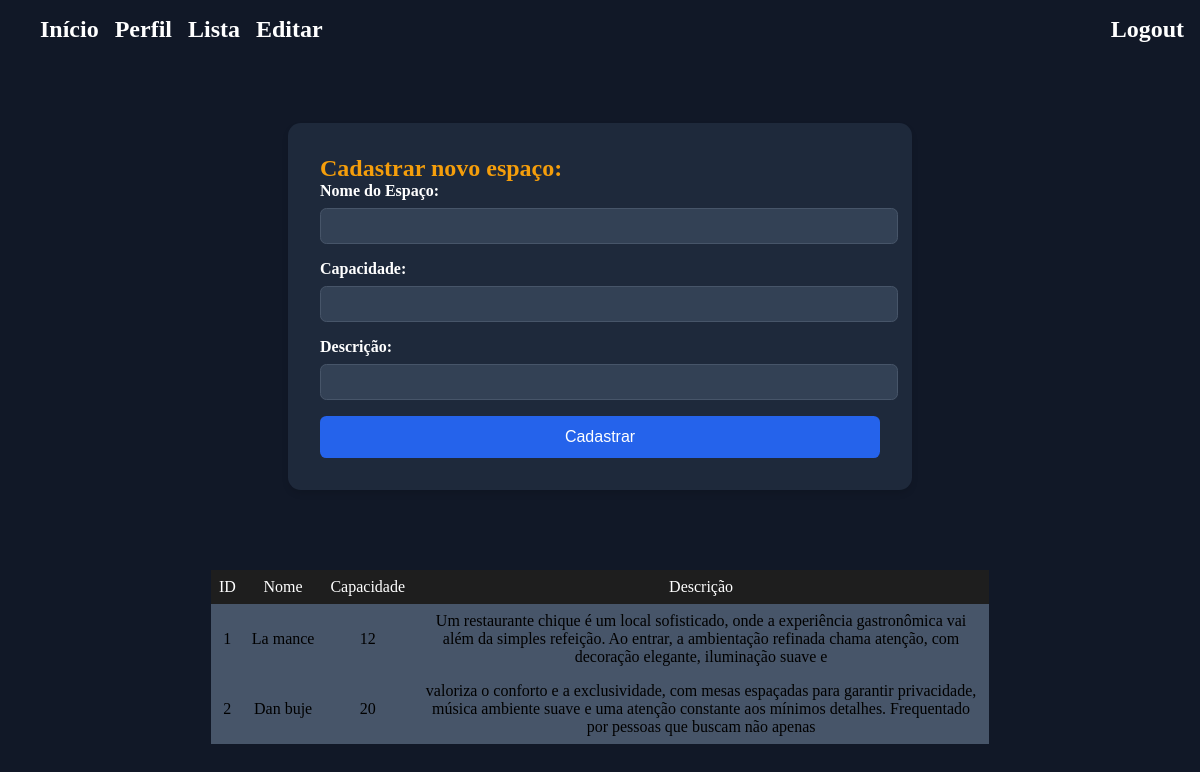
/src/pages/cadastrar-espaco/cadastroPagina.php (signed in), run on the app's committed database.
### tables this page shows
create table espacos(
id int auto_increment primary key,
nome varchar(100) not null,
capacidade int not null,
descricao varchar(200) not null
);

### backend/db/database.php (called while the page is built)
<?php
class Database
{
    private $server = "localhost";
    private $dbnome = "sistema_de_reserva";
    private $user = "root";
    private $password = "";
    public function connect(){
        try {
            $conn = new PDO(
                "mysql:host=" .$this->server . ";dbname=" . $this->dbnome,
                $this->user,
                $this->password
            );
            $conn->setAttribute(PDO::ATTR_ERRMODE,PDO::ERRMODE_EXCEPTION);
            return $conn;
        }   catch (\Exception $th) {
            echo "erro" . $th->getMessage();
        }
    }
}

### backend/controller/userController.php (called while the page is built, shortened)
<?php
include __DIR__ . "/../db/database.php";
class userController{
    private $coon;
    public function __construct(){
        $dbase = new Database();
        $this->coon = $dbase->connect();
    }
    public function listarEspacoCadastrado(){
        try{
            $sql = "SELECT * FROM espacos";
            $db = $this->coon->prepare($sql);
            $db->execute();
            $espacos = $db->fetchAll(PDO::FETCH_ASSOC);
            return $espacos;
        }
        catch (PDOException $e) {
            echo "Erro ao listar espaços: " . $e->getMessage();
        }
    }
    }

### src/pages/cadastrar-espaco/cadastroPagina.php (the view, shortened to what this page needs)
<?php
    include __DIR__ . "/../../../backend/controller/userController.php";
    $controller = new userController();
    $espacos = $controller->listarEspacoCadastrado();
?>
<!DOCTYPE html>
<html lang="en">
<head>
    <link rel="stylesheet" href="./style.css">
</head>
<body>
    <header>
        <div class="H-esquerdo">
        <h2 style="cursor: pointer;"><a href="../home/index.php" style="text-decoration: none; color: white;">Início</a></h2>
            <h2><a style="text-decoration: none;  color:white;" href="../perfil/perfil.php">Perfil</a></h2>
        <h2><a style="text-decoration: none;  color:white;" href="../lista-usuarios/index.php">Lista</a></h2>
        <h2><a style="text-decoration: none;  color:white;" href="../editarEspaco/editarEspaco.php">Editar</a></h2>
        </div>
        <h2><a style="text-decoration: none; color: white;" href="../perfil/logout.php">Logout</a></h2>
    </header>
    <main>
        <div class="cadastroEspaco">
            <form action="../../../backend/router/reservaRouter.php?action=cadastrarEspaco" method="POST">
                <h2>Cadastrar novo espaço:</h2>
                <div class="form-group">
                    <label for="nome">Nome do Espaço:</label>
                    <input type="text" id="nome" name="nome_espaco" required>
                </div>
                <div class="form-group">
                    <label for="nome">Capacidade:</label>
                    <input type="text" id="nome" name="capacidade" required>
                </div>
                <div class="form-group">
                    <label for="nome">Descrição:</label>
                    <input type="text" id="nome" name="descricao" required>
                </div>
                <button type="submit" class="btn">Cadastrar</button>
            </form>
        </div>
        <div class="tabela">
            <table >
                <thead>
                    <tr>
                        <td>ID</td>
                        <td>Nome</td>
                        <td>Capacidade</td>
                        <td>Descrição</td>
                    </tr>
                </thead>
                <tbody>
                    <?php foreach($espacos as $item){
                        echo "
                        <tr>
                            <td data-label='ID:'>{$item['id']}</td>
                            <td data-label='Nome:'>{$item['nome']}</td>
                            <td data-label='Capacidade:'>{$item['capacidade']}</td>
                            <td data-label='Descrição:'>{$item['descricao']}</td>
                        </tr>";
                    }
                    ?>
                </tbody>
            </table>
        </div>
</main>
</body>
</html>

### src/pages/cadastrar-espaco/style.css (style rules this page uses)
* { padding: 0; margin: 0; }
body { background-color: #111827; color: white; height: 100vh; position: relative; }
header { display: flex; justify-content: space-between; align-items: center ; padding: 1rem; margin-bottom: 4rem; }
.H-esquerdo { display: flex; gap: 1rem; margin-left: 1.5rem; }
main { display: flex; justify-content: center; align-items: center; flex-direction: column; }
.cadastroEspaco { background-color: #1E293B; padding: 2rem; border-radius: 0.8rem; width: 100%; max-width: 35rem; box-shadow: 0 4px 6px rgba(0, 0, 0, 0.1); }
.cadastroEspaco h2 { color: #f59e0b; }
.form-group { margin-bottom: 1rem; }
.form-group label { display: block; margin-bottom: 0.5rem; font-weight: bold; }
.form-group input, .form-group textarea { width: 100%; padding: 0.5rem; border: 1px solid #475569; border-radius: 0.4rem; background-color: #334155; color: white; font-size: 1rem; }
.btn { background-color: #2563EB; color: white; border: none; border-radius: 0.4rem; padding: 0.75rem 1.5rem; font-size: 1rem; cursor: pointer; transition: background-color 0.3s ease; width: 100%; }
.tabela { display: flex; flex-direction: column; justify-content: center; align-items: center; gap: 2rem; margin-top: 5rem; }
.tabela table { border: 0.1rem #475569; width: 100%; margin: 0 auto; border-collapse: collapse; }
thead { background-color: #1E1E1E; }
.tabela tbody { background-color: #475569; color: black; }
.tabela tbody tr td { color: black; }
td { max-width: 35rem; color: white; border: 0.1rem #475569; padding: 0.5rem; text-align: center; padding: 0.5rem; word-wrap: break-word; overflow-wrap: break-word; white-space: normal; }

### data on the page
espacos: id "1", nome "La mance", capacidade "12", descricao "Um restaurante chique é um local sofisticado, onde a experiência gastronômica vai além da simples refeição. Ao entrar, a ambientação refinada chama atenção, com decoração elegante, iluminação suave e"
espacos: id "2", nome "Dan buje", capacidade "20", descricao "valoriza o conforto e a exclusividade, com mesas espaçadas para garantir privacidade, música ambiente suave e uma atenção constante aos mínimos detalhes. Frequentado por pessoas que buscam não apenas"
